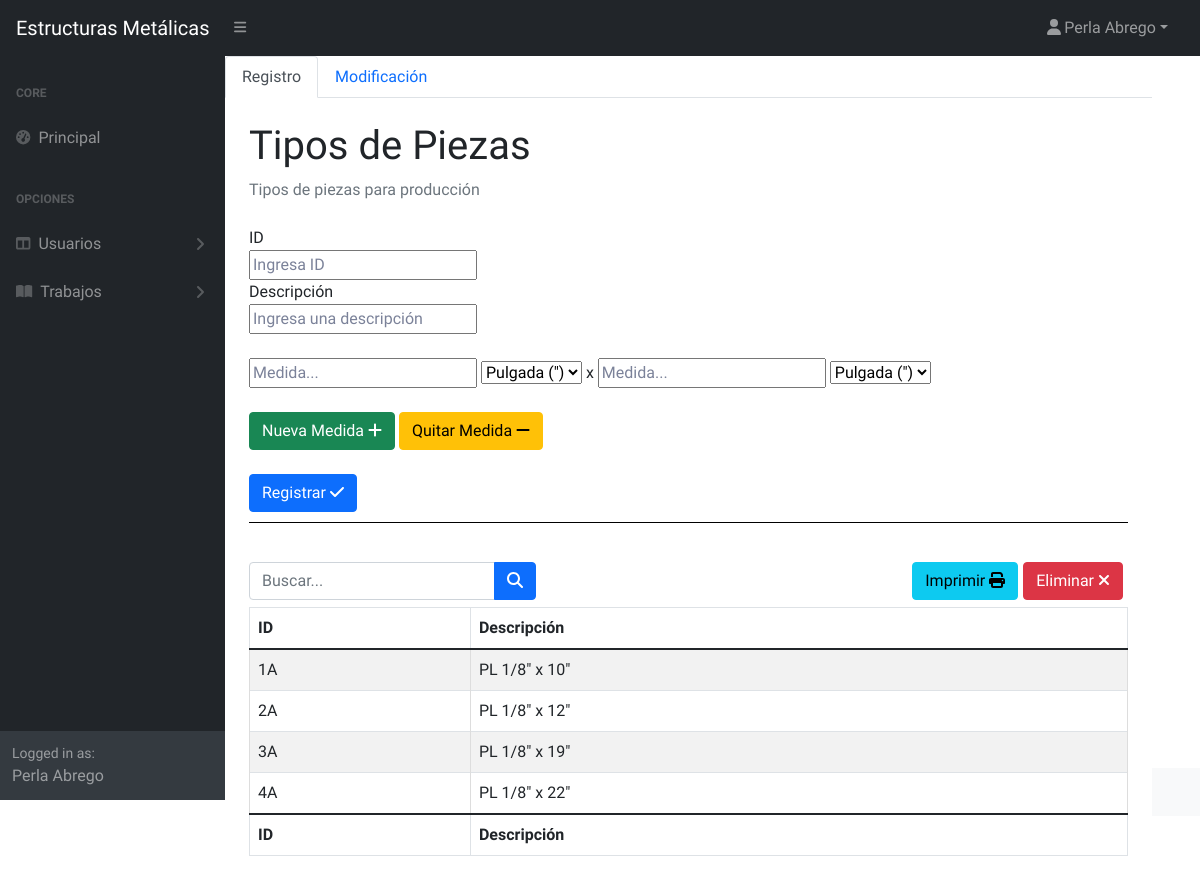
Screenshot of /principal/tiposDePieza.php (signed in) with the database file from the repository.
### tables this page shows
create table profile_pieza(
id_profile_pz varchar(8) primary key,
descr	varchar(40)
);

### php/crud/tipoPieza.php (called while the page is built, shortened)
<?php
    require_once MODEL_PATH."conexion.php";
    class TipoPieza{
        public function Consulta_Todos(){
            $con = new Conexion();
            $con->Conectar();
            $tabla = "profile_pieza";
            $sql = "SELECT id_profile_pz as 'ID', descr as 'Descripcion' FROM ". $tabla. ";";
            $result = $con->conexion->query($sql);
            if ($result->num_rows < 0) {
                return null;
            } else {
                return $result;
            }
        }
    }
?>

### php/conexion.php (called while the page is built, shortened)
<?php
class Conexion
{
    public $SQL_SERVER;
    public $SQL_USER;
    public $SQL_PASS;
    public $SQL_DB;
    function __construct()
    {
        $this->SQL_SERVER = "localhost";
        $this->SQL_USER = "root";
        $this->SQL_PASS = "";
        $this->SQL_DB = "StructuralSteel_db";
    }
    function Conectar(){
        $this->conexion = mysqli_connect(
            $this->SQL_SERVER,
            $this->SQL_USER,
            $this->SQL_PASS,
            $this->SQL_DB
        );
    }
}
?>

### principal/tiposDePieza.php (the view, shortened to what this page needs)
<!DOCTYPE html>
<html lang="en">
    <head>
        <link href="https://cdn.jsdelivr.net/npm/simple-datatables@latest/dist/style.css" rel="stylesheet" />
        <link href="css/styles.css" rel="stylesheet" />
        <link href="./css/style.css" rel="stylesheet" />
        <link href="../css/style_principal.css" rel="stylesheet" />
        <link rel="stylesheet" type="text/css" href="https://cdn.datatables.net/1.12.1/css/jquery.dataTables.css">
    </head>
    <body class="sb-nav-fixed">
        <nav class="sb-topnav navbar navbar-expand navbar-dark bg-dark">
            <a class="navbar-brand ps-3" href="index.php">Estructuras Metálicas</a>
            <button class="btn btn-link btn-sm order-1 order-lg-0 me-4 me-lg-0" id="sidebarToggle" href="#!"><i class="fas fa-bars"></i></button>
            <ul class="navbar-nav ms-auto ms-md-0 me-3 me-lg-4">
                <li class="nav-item dropdown">
                    <a class="nav-link dropdown-toggle" id="navbarDropdown" href="#" role="button" data-bs-toggle="dropdown" aria-expanded="false"><i class="fas fa-user fa-fw"></i><?php print $_SESSION['nombre']." ". $_SESSION['apellidoPat'];?></a>
                </li>
            </ul>
        </nav>
        <div id="layoutSidenav">
            <div id="layoutSidenav_nav">
                <nav class="sb-sidenav accordion sb-sidenav-dark" id="sidenavAccordion">
                    <div class="sb-sidenav-menu">
                        <div class="nav">
                            <div class="sb-sidenav-menu-heading">Core</div>
                            <a class="nav-link" href="index.php">
                                <div class="sb-nav-link-icon"><i class="fas fa-tachometer-alt"></i></div>
                                Principal
                            </a>
                            <div class="sb-sidenav-menu-heading">Opciones</div>
                            <a class="nav-link collapsed" href="#" data-bs-toggle="collapse" data-bs-target="#collapseLayouts" aria-expanded="false" aria-controls="collapseLayouts">
                                <div class="sb-nav-link-icon"><i class="fas fa-columns"></i></div>
                                Usuarios
                                <div class="sb-sidenav-collapse-arrow"><i class="fas fa-angle-down"></i></div>
                            </a>
                            <a class="nav-link collapsed" href="#" data-bs-toggle="collapse" data-bs-target="#collapsePages" aria-expanded="false" aria-controls="collapsePages">
                                <div class="sb-nav-link-icon"><i class="fas fa-book-open"></i></div>
                                Trabajos
                                <div class="sb-sidenav-collapse-arrow"><i class="fas fa-angle-down"></i></div>
                            </a>
                        </div>
                    </div>
                    <div class="sb-sidenav-footer">
                        <div class="small">Logged in as:</div>
                        <?php print $_SESSION['nombre']." ". $_SESSION['apellidoPat'];?>
                    </div>
                </nav>
            </div>
            <div id="layoutSidenav_content">
                <main>
                    <ul class="nav nav-tabs">
                        <li class="nav-item">
                            <a id="tab-registrar" class="nav-link active" aria-current="page" href="#">Registro</a>
                        </li>
                        <li class="nav-item">
                            <a id="tab-modificar" class="nav-link" href="#">Modificación</a>
                        </li>
                    </ul>
                    <div class="container-fluid px-4">
                        <h1 class="mt-4">Tipos de Piezas</h1>
                        <ol class="breadcrumb mb-4">
                            <li class="breadcrumb-item active">Tipos de piezas para producción</li>
                        </ol>
                        <div id="form-registrar">
                            <form id="form_profile_reg" name="form_profile_reg" class="Borde-Form">
                                <label for="id">ID</label>
                                <br>
                                <input type="text" name="id" id="id" placeholder="Ingresa ID" maxlength="8" pattern="[A-Za-z0-9]+" required />
                                <br>
                                <label for="descr">Descripción</label>
                                <br>
                                <input type="text"  name="descr" id="descr" placeholder="Ingresa una descripción" maxlength="15" required />
                                <br><br>
                                <div id="div_medida" >
                                    <input type="text"  name="medida1" id="medida1" placeholder="Medida..." maxlength="10" pattern="[0-9]+/?([0-9]?)+" required/>
                                    <select id="sel_medida1" name="sel_medida1">
                                        <option value = "pulgada">Pulgada (")</option>
                                    </select>
                                    x
                                    <input type="text"  name="medida2" id="medida2" placeholder="Medida..." maxlength="10" pattern="[0-9]+/?([0-9]?)+" required>
                                    <select id="sel_medida2" name="sel_medida2">
                                        <option value = "pulgada">Pulgada (")</option>
                                    </select>
                                </div>
                                <br>
                                <button id="btn_medida" type="button" class="btn btn-success">Nueva Medida   <i class="fa fa-plus"></i></button>
                                <button id="btn_medida_quitar" type="button" class="btn btn-warning">Quitar Medida   <i class="fa fa-minus"></i></button>
                                <br><br>
                                <button type="submit" class="btn btn-primary">Registrar  <i class="fa fa-check"></i></button>
                            </form>
                        </div>
                        <br>
                        <form id="form" name="form" class="d-none d-md-inline-block form-inline ms-auto me-0 me-md-3 my-2 my-md-0">
                            <div class="input-group">
                                <input id="txtFiltro" class="form-control" type="text" placeholder="Buscar..." aria-label="Buscar..." aria-describedby="btnNavbarSearch" />
                                <button class="btn btn-primary" id="btnNavbarSearch" type="button"><i class="fas fa-search"></i></button>
                            </div>
                        </form>
                        <button name="n_Eliminar" id="i_Eliminar" class="btn btn-danger">Eliminar   <i class="fa fa-times"></i></button>
                        <form class="derecha mb-0" action="../php/reportes/reporte_tipo-pieza.php" method="post" target="_blank">
                                <button class="btn btn-info">Imprimir <i class="fa fa-print"></i></button>
                        </form>
                    <?php
                        require_once CRUD_PATH.'tipoPieza.php';
                        $t_Pieza = new TipoPieza();
                        $result = $t_Pieza->Consulta_Todos();
                        if(mysqli_num_rows($result) > 0)
                        {
                            $table = '
                            <table id="tabla" class="table table-striped table-bordered" border=1>
                                <thead class="thead-dark">
                                    <tr>
                                        <th scope="col"> ID </th>
                                        <th scope="col">Descripción</th>
                                    </tr>
                                </thead>
                                <tbody>
                            ';
                            while($row = mysqli_fetch_array($result))
                            {
                                $table .= '
                                        <tr>
                                            <td>'.$row["ID"].'</td>
                                            <td>'.$row["Descripcion"].'</td>
                                        </tr>
                                ';
                            }
                            $table .= '
                                </tbody>
                                <tfoot class="thead-dark">
                                    <tr>
                                        <th scope="col"> ID </th>
                                        <th scope="col">Descripción</th>
                                    </tr>
                                </tfoot>
                            </table>';
                            echo $table;
                        }
                    ?>
                    </div>
                </main>
            </div>
            <footer class="py-4 bg-light mt-auto">
                </footer>
        </div>
    </body>
</html>

### css/style.css (style rules this page uses)
body, html { font-family: 'Source Sans Pro', sans-serif; background-color: rgb(255, 255, 255); padding: 0; margin: 0; }
a { color: #5c7fda; text-decoration: none; }

### css/style_principal.css (style rules this page uses)
td { border: 1px #DDD solid; padding: 5px; cursor: pointer; }
#i_Eliminar { float: right; margin: 0px 5px 7px 5px; }
.derecha { float: right; }
.Borde-Form { padding-bottom: 10px; margin-bottom: 15px; border-bottom: 1px solid #000; }

### rows the page displays
profile_pieza: id_profile_pz "1A", descr "PL 1/8\" x 10\""
profile_pieza: id_profile_pz "2A", descr "PL 1/8\" x 12\""
profile_pieza: id_profile_pz "3A", descr "PL 1/8\" x 19\""
profile_pieza: id_profile_pz "4A", descr "PL 1/8\" x 22\""

### other values shown
$_SESSION['nombre'] "Perla"
$_SESSION['apellidoPat'] "Abrego"
